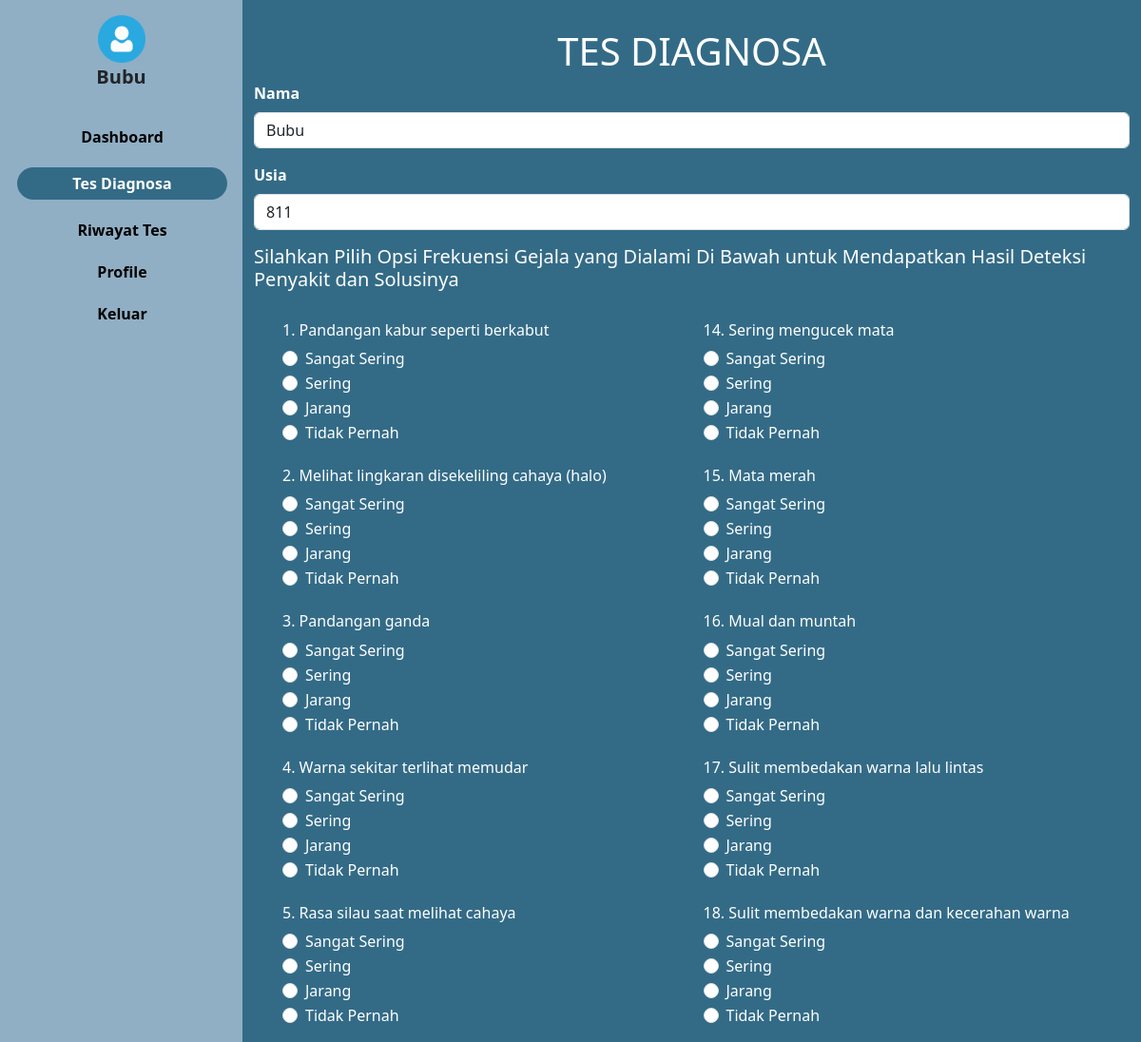
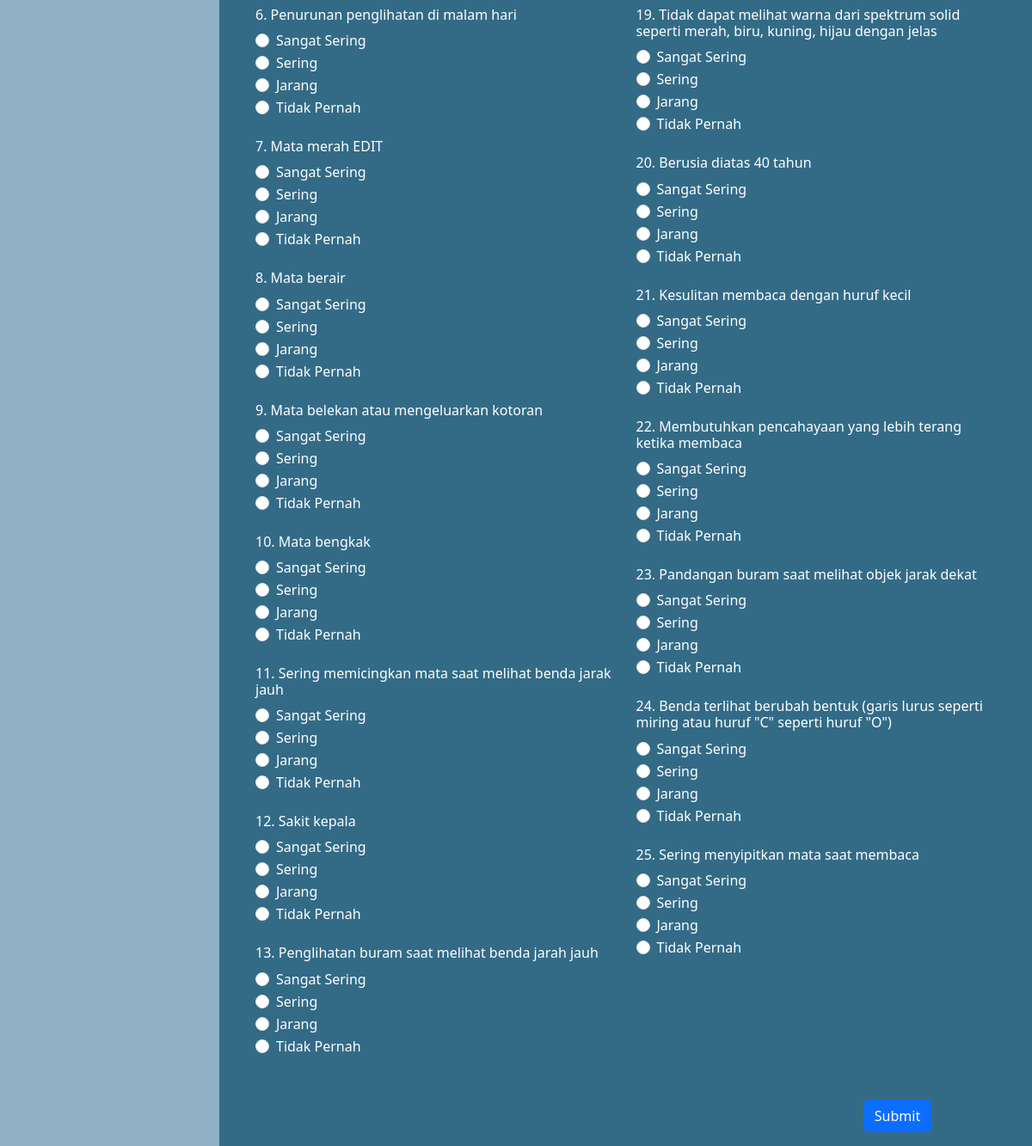
Screenshot of /user/tes.php (signed in) with the database file from the repository (2 pictures, top to bottom).
### tables this page shows
CREATE TABLE `user` (
  `iduser` int(15) NOT NULL,
  `username` varchar(30) NOT NULL,
  `password` varchar(100) NOT NULL,
  `nama` varchar(45) NOT NULL,
  `jk` char(2) NOT NULL,
  `tanggal_lahir` date NOT NULL,
  `email` varchar(30) NOT NULL,
  `level` varchar(10) NOT NULL,
  `foto` varchar(30) NOT NULL
);

CREATE TABLE `jawaban` (
  `idjawaban` int(11) NOT NULL,
  `bobot` double NOT NULL,
  `kode_jawaban` varchar(20) NOT NULL,
  `jawaban` text NOT NULL
);

### konek.php (called while the page is built, shortened)
<?php
$koneksi = mysqli_connect("localhost", "root", "", "mata");
function query($query)
{
    global $koneksi;
    $result = mysqli_query($koneksi, $query);
    $rows = [];
    while ($row = mysqli_fetch_assoc($result)) {
        $rows[] = $row;
    }
    return $rows;
}
function jumlah_data($data)
{
    global $koneksi;
    $query = mysqli_query($koneksi, $data);
    $jumlah_data = mysqli_num_rows($query);
    return $jumlah_data;
}
function dekripsi($teks)
{
    $text = $teks;
    $kunci = 'mataRara';
    $key = hash('sha256', $kunci);
    $pkey = "123";
    $method = "aes-192-cfb1";
    $iv = substr(hash('sha256', $pkey), 0, 16);
    $dekripsi = base64_decode($text);
    $dekripsi = openssl_decrypt($dekripsi, $method, $key, 0, $iv);
    return $dekripsi;
}
?>

### user/tes.php (the view, shortened to what this page needs)
<?php
require_once '../konek.php';
$id = dekripsi($_COOKIE['mataRara']);
$user = query("SELECT * FROM user WHERE iduser = $id")[0];
$jumlah_pertanyaan = jumlah_data("SELECT DISTINCT nama_gejala FROM gejala");
$jumper1 = ceil($jumlah_pertanyaan / 2);
$jumper2 = $jumlah_pertanyaan - $jumper1;
$pertanyaan1 = query("SELECT DISTINCT nama_gejala FROM gejala LIMIT $jumper1");
$pertanyaan2 = query("SELECT DISTINCT nama_gejala FROM gejala LIMIT $jumper2 OFFSET $jumper1");
$jawaban = query("SELECT * FROM jawaban");
$tgl_lahir = $user['tanggal_lahir'];
$tahun_lahir = date('Y', strtotime($tgl_lahir));
$tahun_sekarang = date('Y');
$usia = $tahun_sekarang - $tahun_lahir;
?>
<html lang="en">
<head>
  <link href="https://cdn.jsdelivr.net/npm/bootstrap@5.3.0/dist/css/bootstrap.min.css" rel="stylesheet"
>
  <link rel="stylesheet" href="../style.css">
</head>
<body>
  <div class="main-container d-flex">
    <div class="sidebar px-3 pt-3">
      <div class="header pb-3">
        <img class="text-center" src="../img/<?php echo $user['foto']; ?>"
          style="width: 50px; margin-right: auto; margin-left: auto; display: block;" alt="">
        <h5 class="offcanvas-title fw-bold text-center" style="margin-left: auto; font-size: 20px"
          id="offcanvasDarkLabel"><?php echo $user['nama']; ?></h5>
      </div>
      <ul>
        <li class=""> <a href="index.php">Dashboard</a></li>
        <li class="active"><a href="tes.php">Tes Diagnosa</a></li>
        <li class=""> <a href="riwayat.php">Riwayat Tes</a></li>
        <li class=""> <a href="profile.php">Profile</a></li>
        <li class=""> <a href="../keluar.php">Keluar</a></li>
      </ul>
    </div>
    <div class="content" style="width: 100%;">
      <div class="container ">
        <h1 style="text-align:center; margin-top: 30px; color: white; padding: 0px 35px">TES DIAGNOSA</h1>
        <form action="" method="post">
          <div class="mb-3">
            <label for="exampleInputEmail1" class="form-label text-white fw-bold">Nama</label>
            <input type="email" class="form-control" value="<?php echo $user['nama']; ?>" readonly>
          </div>
          <div class="mb-3">
            <label for="exampleInputEmail1" class="form-label text-white fw-bold">Usia</label>
            <input type="email" name="usia" class="form-control" value="<?php echo $usia; ?>" readonly>
          </div>
          <h5 class="text-white">Silahkan Pilih Opsi Frekuensi Gejala yang Dialami Di Bawah untuk Mendapatkan Hasil
            Deteksi Penyakit dan
            Solusinya</h5>
          <div class="row">
            <div class="col-6 text-white">
              <?php
              $i = 1;
              foreach ($pertanyaan1 as $p1):
                ?>
                <h6 class="mb-2 mt-4">
                  <?= $i; ?>.
                  <?= $p1['nama_gejala']; ?>
                </h6>
                <?php foreach ($jawaban as $jawab): ?>
                  <div class="form-check">
                    <input class="form-check-input" type="radio" value="<?= $jawab['kode_jawaban']; ?>"
                      id="<?= $jawab['kode_jawaban'] . $p1['nama_gejala']; ?>" name="<?= $p1['nama_gejala']; ?>">
                    <label class="form-check-label" for="<?= $jawab['kode_jawaban'] . $p1['nama_gejala']; ?>">
                      <?= $jawab['jawaban']; ?>
                    </label>
                  </div>
                  <?php
                endforeach;
                $i++;
              endforeach;
              ?>
            </div>
            <div class="col-6 text-white">
              <?php foreach ($pertanyaan2 as $p2):
                ?>
                <h6 class="mb-2 mt-4">
                  <?= $i; ?>.
                  <?= $p2['nama_gejala']; ?>
                </h6>
                <?php foreach ($jawaban as $jawab): ?>
                  <div class="form-check">
                    <input class="form-check-input" type="radio" value="<?= $jawab['kode_jawaban']; ?>"
                      id="<?= $jawab['kode_jawaban'] . $p2['nama_gejala']; ?>" name="<?= $p2['nama_gejala']; ?>">
                    <label class="form-check-label" for="<?= $jawab['kode_jawaban'] . $p2['nama_gejala']; ?>">
                      <?= $jawab['jawaban']; ?>
                    </label>
                  </div>
                  <?php
                endforeach;
                $i++;
              endforeach;
              ?>
            </div>
          </div>
          <a href="hasil.php">
            <button type="submit" style="margin-left: 80%" class="btn btn-primary mt-5" name="submit">Submit</button>
          </a>
        </form>
      </div>
    </div>
</body>
</html>

### style.css (style rules this page uses)
body { background: #336B87; padding: 0; margin: 0; }
.sidebar { min-width: 255px; max-width: 255px; min-height: 100vh; background-color: #90AFC5; }
.sidebar ul { padding-left: 2px; text-align: center; }
.sidebar ul li a { font-weight: bold; color: black; font-size: auto; text-decoration: none; }
.sidebar ul li { margin-top: 20px; margin-bottom: 10px; list-style-type: none; }
.sidebar li.active { background: #336B87; width: auto; height: auto; padding: 5px 0; border-radius: 20px; }
.sidebar ul li.active a { color: white; font-size: auto; }
.container .row { box-sizing: border-box; padding: 0 30px; }

### rows the page displays
user: foto (picture), nama "Bubu", usia "811"
jawaban: jawaban "Sangat Sering"
jawaban: jawaban "Sering"
jawaban: jawaban "Jarang"
jawaban: jawaban "Tidak Pernah"

### other values shown
$p1['nama_gejala'] "Pandangan kabur seperti berkabut"
$p1['nama_gejala'] "Melihat lingkaran disekeliling cahaya (halo)"
$p1['nama_gejala'] "Pandangan ganda"
$p1['nama_gejala'] "Warna sekitar terlihat memudar"
$p1['nama_gejala'] "Rasa silau saat melihat cahaya"
$p1['nama_gejala'] "Penurunan penglihatan di malam hari"
$p1['nama_gejala'] "Mata merah EDIT"
$p1['nama_gejala'] "Mata berair"
$p1['nama_gejala'] "Mata belekan atau mengeluarkan kotoran"
$p1['nama_gejala'] "Mata bengkak"
$p1['nama_gejala'] "Sering memicingkan mata saat melihat benda jarak jauh"
$p1['nama_gejala'] "Sakit kepala"
$p1['nama_gejala'] "Penglihatan buram saat melihat benda jarah jauh"
$p2['nama_gejala'] "Sering mengucek mata"
$p2['nama_gejala'] "Mata merah"
